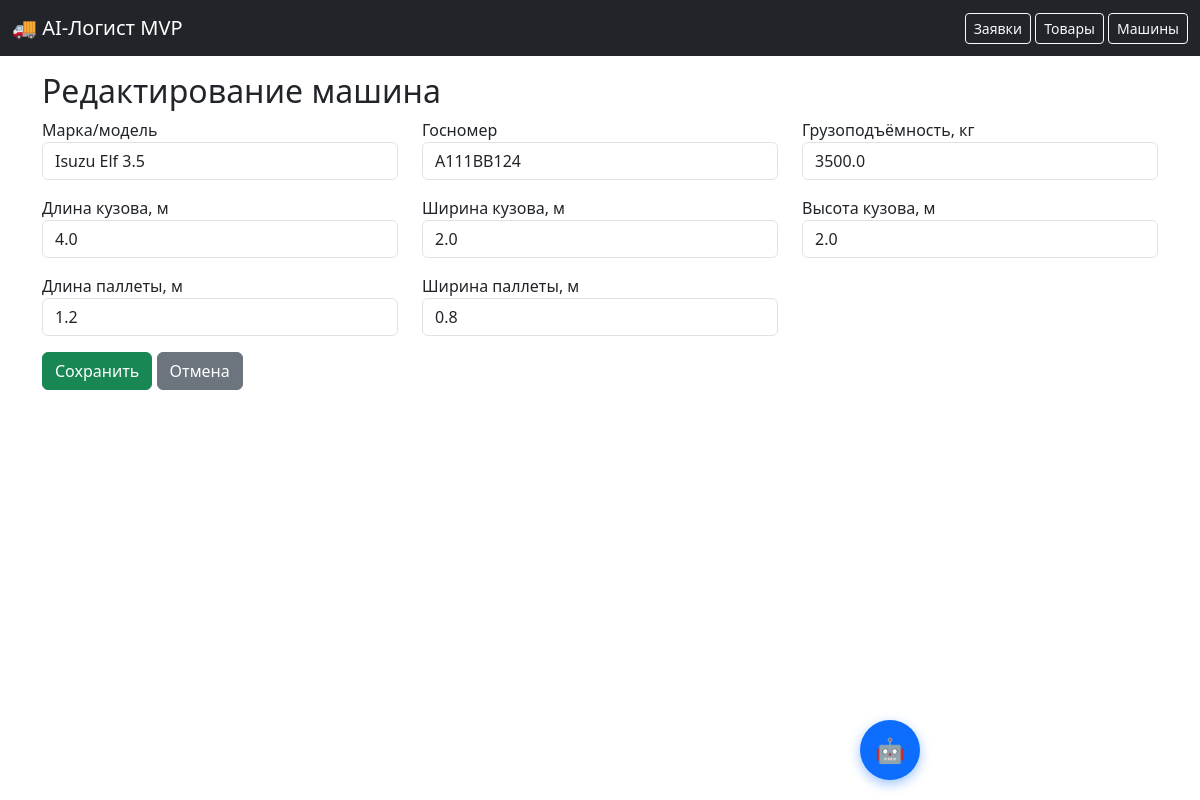
Page /vehicle/1/edit on the committed database.
### models.py (models this page shows)
class Vehicle(db.Model):
    id = db.Column(db.Integer, primary_key=True)
    name = db.Column(db.String(50))
    plate = db.Column(db.String(20))
    max_weight = db.Column(db.Float)
    length = db.Column(db.Float)
    width = db.Column(db.Float)
    height = db.Column(db.Float)
    pallet_length = db.Column(db.Float, default=1.2)
    pallet_width = db.Column(db.Float, default=0.8)
    status = db.Column(db.String(20), default='available')

### app.py (the view, shortened to what this page needs)
@app.route('/vehicle/<int:id>/edit', methods=['GET','POST'])
def edit_vehicle(id):
    v = Vehicle.query.get_or_404(id)
    return render_template('vehicle_form.html', vehicle=v)

### templates/vehicle_form.html
{% extends "base.html" %}
{% block content %}
<h2>{% if vehicle %}Редактирование{% else %}Новая{% endif %} машина</h2>
<form method="post">
  <div class="row">
    <div class="col-md-4 mb-3">
      <label>Марка/модель</label>
      <input name="name" class="form-control" value="{{ vehicle.name if vehicle else '' }}" required>
    </div>
    <div class="col-md-4 mb-3">
      <label>Госномер</label>
      <input name="plate" class="form-control" value="{{ vehicle.plate if vehicle else '' }}" required>
    </div>
    <div class="col-md-4 mb-3">
      <label>Грузоподъёмность, кг</label>
      <input type="number" step="1" name="max_weight" class="form-control" value="{{ vehicle.max_weight if vehicle else '' }}" required>
    </div>
  </div>
  <div class="row">
    <div class="col-md-4 mb-3">
      <label>Длина кузова, м</label>
      <input type="number" step="0.01" name="length" class="form-control" value="{{ vehicle.length if vehicle else '' }}" required>
    </div>
    <div class="col-md-4 mb-3">
      <label>Ширина кузова, м</label>
      <input type="number" step="0.01" name="width" class="form-control" value="{{ vehicle.width if vehicle else '' }}" required>
    </div>
    <div class="col-md-4 mb-3">
      <label>Высота кузова, м</label>
      <input type="number" step="0.01" name="height" class="form-control" value="{{ vehicle.height if vehicle else '' }}" required>
    </div>
  </div>
  <div class="row">
    <div class="col-md-4 mb-3">
      <label>Длина паллеты, м</label>
      <input type="number" step="0.01" name="pallet_length" class="form-control" value="{{ vehicle.pallet_length if vehicle else '1.2' }}">
    </div>
    <div class="col-md-4 mb-3">
      <label>Ширина паллеты, м</label>
      <input type="number" step="0.01" name="pallet_width" class="form-control" value="{{ vehicle.pallet_width if vehicle else '0.8' }}">
    </div>
  </div>
  <button type="submit" class="btn btn-success">Сохранить</button>
  <a href="/vehicles" class="btn btn-secondary">Отмена</a>
</form>
{% endblock %}

### rows in the picture
Vehicle: name "Isuzu Elf 3.5", plate "А111ВВ124", max_weight "3500.0", length "4.0", width "2.0", height "2.0", pallet_length "1.2", pallet_width "0.8"
